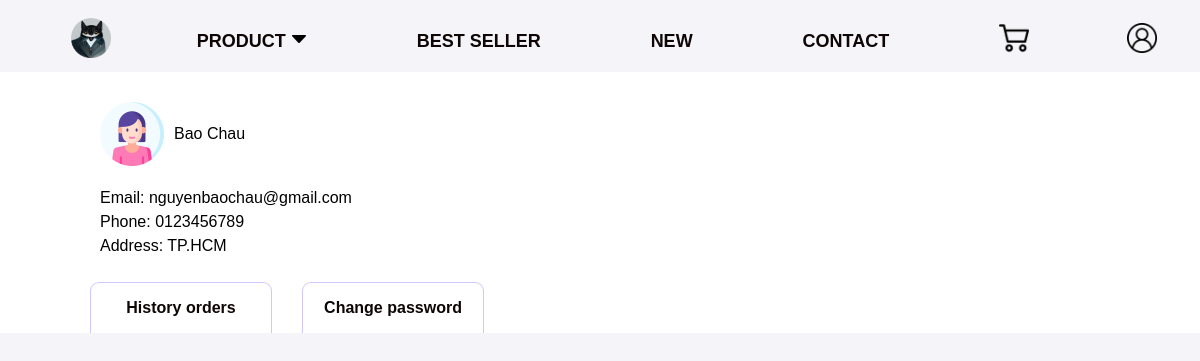
The page /customer/profile/index.php (signed in) on the database its author committed.
### tables this page shows
create table customers(
	id INT auto_increment,
    name VARCHAR(100) NOT NULL,
    email VARCHAR(255) NOT NULL unique,
    password VARCHAR(255),
    phone VARCHAR(255),
    gender INT,
    address TEXT,
    primary key(id)
);

### customer/profile/index.php (the view, shortened to what this page needs)
<!doctype html>
<html lang="en">
<head>
    <link rel="stylesheet" type="text/css" href="../css/style.css">
</head>
<body>
<?php
    include_once "../layout/header.php";
    include_once "../connect/open.php";
    $email = $_SESSION['email_customer'];
    $sql = "SELECT * FROM customers WHERE email='$email'";
    $customers = mysqli_query($connect, $sql);
    foreach ($customers as $customer) {
?>
<div class="user_customer">
    <div style="color: black; width: 300px; display: flex; align-items: center; margin: 30px 0 0 100px">
        <img style="width:64px" src="../../image/user-profile.png">
        <p style="margin-left: 10px"><?= $customer['name']; ?></p><br>
    </div>
    <div style="margin: 20px 0 0 100px; color: black">
        Email: <?= $customer['email']; ?><br>
        Phone: <?= $customer['phone']; ?><br>
        Address: <?= $customer['address']; ?><br>
        <?php
            }
        ?>
    </div>
    <div style="display:flex;margin: 18px 0 0 90px; justify-content: flex-start">
        <div class="history_order">
            <a style="font-weight: bold" class="link" href="history_order.php">
                History orders
            </a>
        </div>
        <div class="history_order">
            <a style="font-weight: bold" class="link" href="change_password.php">
                Change password
            </a>
        </div>
    </div>
</div>
</body>
</html>

### customer/css/style.css (style rules this page uses)
body { margin: 0; padding: 0; color: #6C6D70; font-family:Arial, Montserrat, sans-serif; font-size: 16px; line-height: 24px; background-color: #F5F4F8; }
.link { text-decoration-line: none; color: #0e0606; }

### customer/profile/index.php (style rules this page uses)
body { background-color: #F5F4F8; }
.user_customer { position: absolute; background-color: white; width: 100%; margin-top: 6%; }
.history_order { width: 180px; margin: 6px 30px 0 0; height: 50px; display: flex; justify-content: center; align-items: center; border: 1px solid #d2c7fd; background-color: transparent; border-top-right-radius: 9px; border-top-left-radius: 9px; border-bottom: none; }

### rows shown on the page
customers: name "Bao Chau", email "nguyenbaochau@gmail.com", phone "0123456789", address "TP.HCM"
